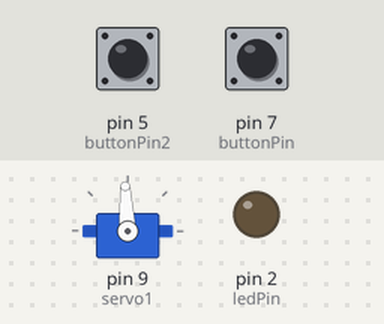
A sketch run on a simulated Arduino Uno, built with avr-gcc and run on an emulated ATmega328P. Parts: servo, output pins drawn as LEDs (lit = HIGH). The inputs (shaded band) are chosen by the test bench; at power-on: pin 5 (buttonPin2) HIGH, pin 7 (buttonPin) HIGH. What the sketch prints to the serial monitor is not drawn.

Above: at 1.2 s.
1.3 s: pin 5 (buttonPin2) pulled LOW for 0.15 s
At 1.38 s:
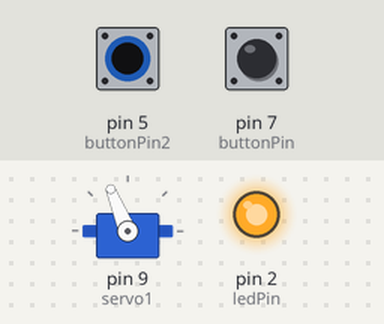
2.9 s: pin 7 (buttonPin) pulled LOW for 0.15 s
At 2.98 s:
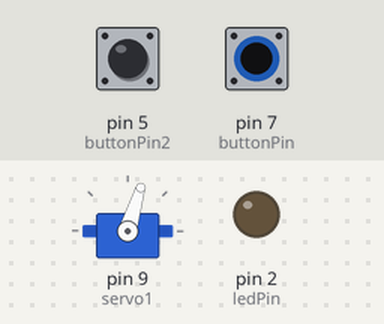
Timing chart, 0 to 5.9 s (numbered marks = the images above; inputs shaded):
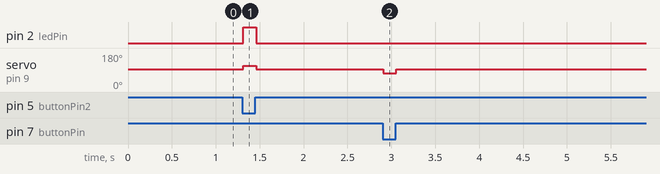

Measured:
- after the input at 1.3 s, pin 2 (ledPin): LOW → HIGH at once, → LOW 0.15 s later; servo on pin 9 (servo1): 93° → 112° at once, → 93° 0.15 s later
- after the input at 2.9 s, servo on pin 9 (servo1): 93° → 73° at once, → 93° 0.15 s later

The sketch:

MEADE_AUTOFOCUS__05.ino
```cpp
#include <Servo.h>
 Servo servo1;
 //int pos=0;
 int buttonPin = 7;
 int buttonPin2=5;
 int ledPin = 2;

void setup()
{
 pinMode(buttonPin, INPUT_PULLUP);
 pinMode(buttonPin2, INPUT_PULLUP);
 pinMode(ledPin, OUTPUT);
 Serial.begin(9600);
 servo1.attach (9);
     servo1.writeMicroseconds(1500);

}

void loop()
{
  int buttonVal2= digitalRead (buttonPin2);
  Serial.println(buttonVal2);
  int buttonVal= digitalRead (buttonPin);
  Serial.println(buttonVal);
  //if(buttonVal== LOW && buttonVal2== LOW)
  //{
    //servo1.writeMicroseconds(1500);
    //delay(25);
  //}
  if(buttonVal == LOW && buttonVal2 == HIGH)
  {
    servo1.writeMicroseconds(1300);
    delay(25);
    servo1.writeMicroseconds(1500);
    digitalWrite(ledPin, LOW);
  }
  if(buttonVal2 == LOW && buttonVal == HIGH)
  {

    digitalWrite(ledPin, HIGH);
    servo1.writeMicroseconds(1700);
    delay(25);
    servo1.writeMicroseconds(1500);
    digitalWrite(ledPin, LOW);

  }

}
```
